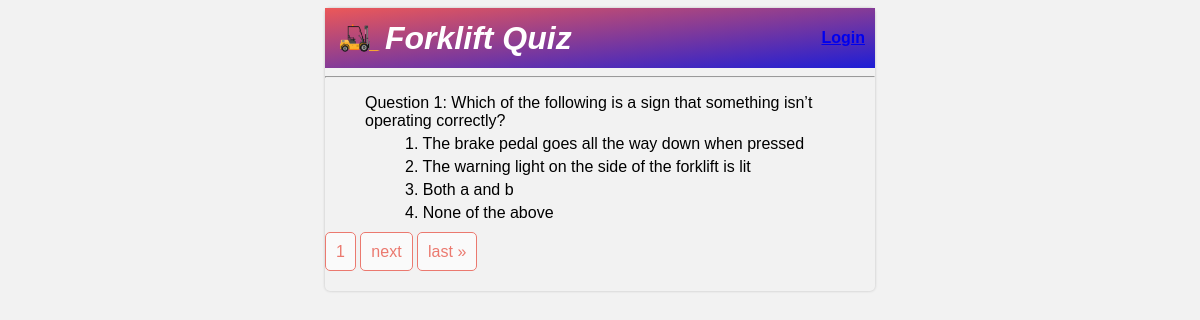
The page / on the database its author committed.
### quiz/models.py (models this page shows, shortened)
class Question(models.Model):
    user = models.ForeignKey(User, on_delete=models.CASCADE,null=True, blank=True)
    question_text = models.CharField(max_length=250)
    complete = models.BooleanField(default=False)
    class Meta:
        ordering = ('id',)

class Choice(models.Model):
    question = models.ForeignKey(Question,on_delete=models.CASCADE, related_name="choices")
    choice_text = models.CharField(max_length=250)

### quiz/views.py (the view)
# urls.py: path('', QuizList.as_view(), name="quizlist"),
class QuizList(ListView):
    model = Question
    fields ='__all__'
    context_object_name = 'questions'
    paginate_by = 1
    def get_context_data(self, **kwargs):
        context = super().get_context_data(**kwargs)
        context['page'] = context['page_obj']
        return context

### quiz/templates/quiz/question_list.html (shortened to what this page needs)
{% extends 'quiz/base.html' %}
{% block content %}
{% load static %}
<div class="container">
    <div class="header-bar">
        <div class="image">
            <img class="logo" src="{% static 'images/forklift.png' %}" alt="logo">
            <h1><i>Forklift Quiz</i></h1>
        </div>
        <div class="registration">
            {% if request.user.is_authenticated %}
                <p>{{ request.user }}</p>
                <a class="link" href="{% url 'logout' %}">Logout</a>
            {% else %}
                <a href="{% url 'login' %}">Login</a>
            {% endif %}
        </div>
    </div>
    <hr>
    <div class="content">
        {% if questions %}
            <ul>
                {% for question in questions %}
                    <li class="question">Question {{ question.id }}: {{ question.question_text }}</li>
                    <ul>
                        {% for choice in question.choices.all %}
                            <li>{{forloop.counter}}. {{ choice.choice_text }}</li>
                        {% endfor %}
                    </ul>
                {% endfor %}
            </ul>
            <div class="pagination">
                <span class="step-links">
                    <span class="button">{{ page.number }}</span>
                    {% if page.has_next %}
                        <a class="button" href="?page={{ page.next_page_number }}">next</a>
                        <a class="button" href="?page={{ page.paginator.num_pages }}">last &raquo;</a>
                    {% endif %}
                </span>
            </div>
        {% else %}
            <p>No questions available.</p>
        {% endif %}
    </div>
</div>
{% endblock %}

### quiz/templates/quiz/base.html (shortened to what this page needs)
<!DOCTYPE html>
{% load static %}
<html lang="en">
<head>
    <link rel="stylesheet" href="{% static 'css/style.css' %}">
</head>
<body>
    {% block content %}
    {% endblock %}
</body>
</html>

### static/css/style.css (style rules this page uses)
body { background-color: #f2f2f2; font-family: Arial,sans-serif; height: 3000px; }
p,h1 { margin: 0 auto; }
h1 { display: inline-block; vertical-align: middle; }
.header-bar { background: linear-gradient(to left top, rgb(30, 30, 214), rgb(236, 88, 88)); height: 60px; padding: 0 10px; text-align: center; display: flex; justify-content: space-between; align-items: center; color: white; font-weight: bold; }
.image { display: flex; align-items: center; }
.logo { width: 50px; height: 50px; }
.content ul li { list-style: none; padding-bottom: 5px; }
.container { max-width: 550px; border-radius: 5px; margin: auto auto; padding-bottom: 30px; box-shadow: 0 0 3px rgba(0, 0, 0, 0.2); }
.button { border: 1px solid #EB796F; background-color: #FAFAFA; color: #EB796F; padding: 10px; font-size: 16px; border-radius: 5px; cursor: pointer; text-decoration: none; }

### rows shown on the page
Question: id "1", question_text "Which of the following is a sign that something isn’t operating correctly?"
Choice: choice_text "The brake pedal goes all the way down when pressed"
Choice: choice_text "The warning light on the side of the forklift is lit"
Choice: choice_text "Both a and b"
Choice: choice_text "None of the above"

### other values the page prints
{{ page.number }} "1"
